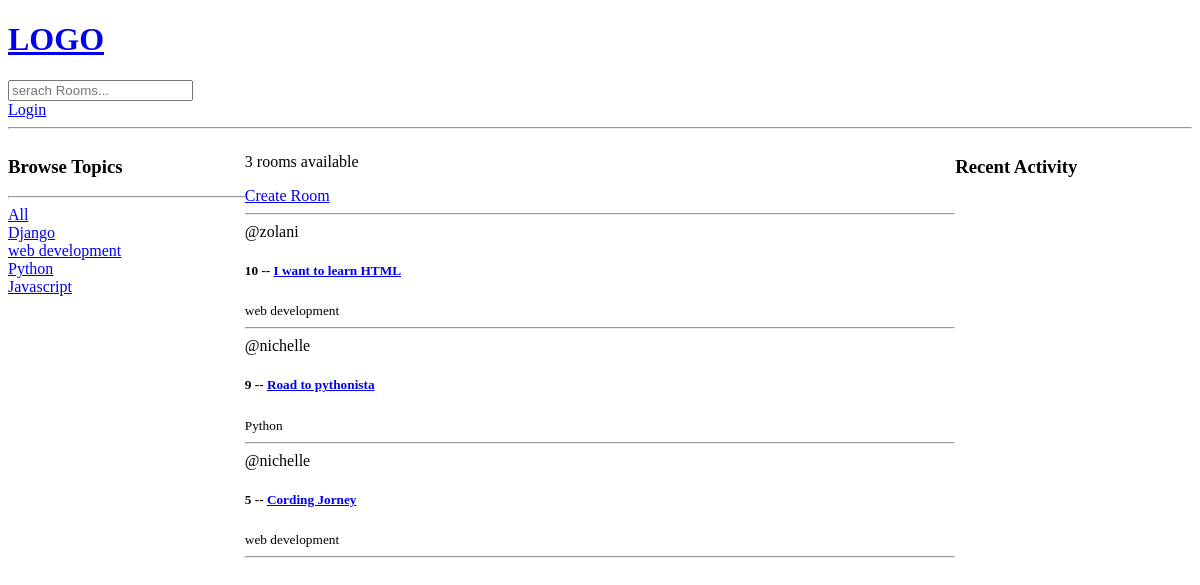
/, run on an earlier commit of the app's database.
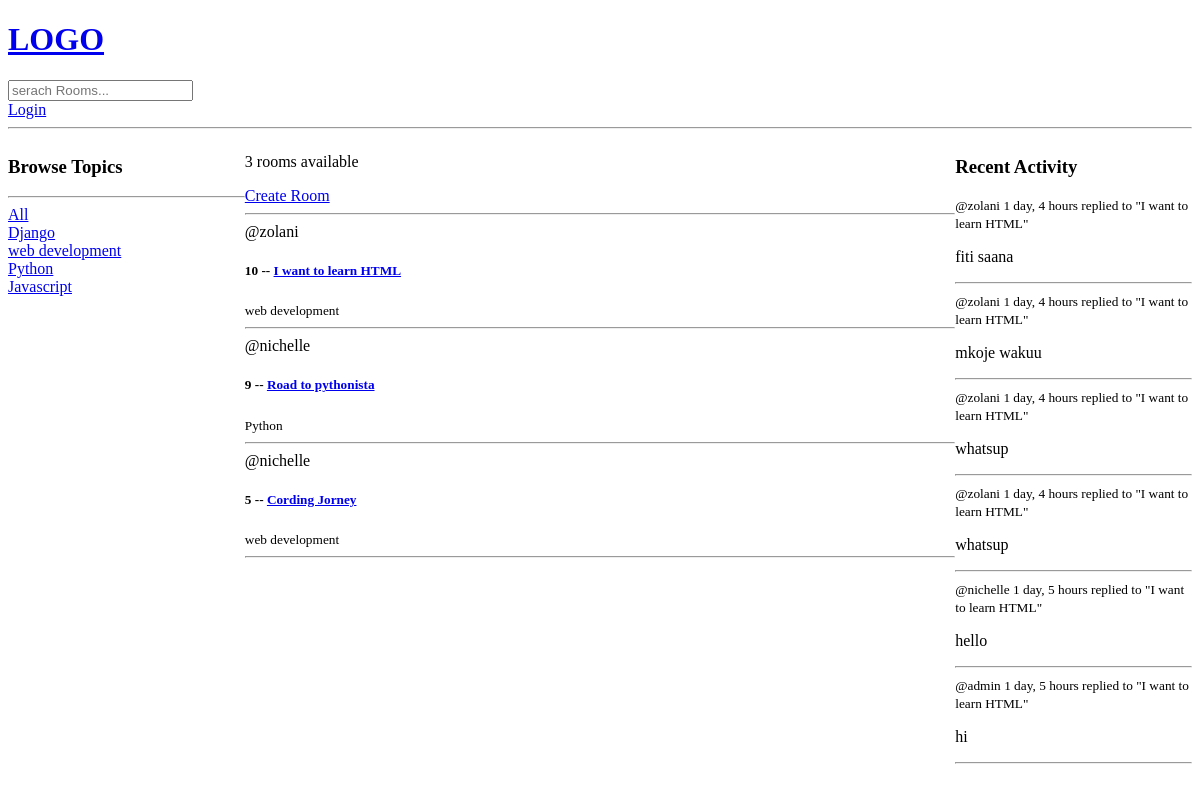
And on a later commit of the database.
### base/models.py (models this page shows, shortened)
class Topic(models.Model):
    name = models.CharField(max_length=200)

class Room(models.Model):
    host = models.ForeignKey(User, on_delete=models.SET_NULL, null=True)
    topic = models.ForeignKey(Topic, on_delete=models.SET_NULL, null=True)
    name = models.CharField(max_length=100)
    description = models.CharField(null=True, blank=True)
    participants = models.ManyToManyField(User, related_name='participants', blank=True)
    updated = models.DateTimeField(auto_now=True)
    created = models.DateTimeField(auto_now_add=True)
    class Meta:
        ordering = ['-updated','-created']
    def __str__(self):
        return self.name

class Message(models.Model):
    user = models.ForeignKey(User, on_delete=models.CASCADE)
    room = models.ForeignKey(Room, on_delete=models.CASCADE)
    body = models.TextField()
    updated = models.DateTimeField(auto_now=True)
    created = models.DateTimeField(auto_now_add=True)
    class Meta:
        ordering = ['-updated','-created']
    def __str__(self):
        return self.body[0:50]

### base/views.py (the view)
# urls.py: path('', views.home, name='home'),
def home(request):
    q = request.GET.get('q') if request.GET.get('q') != None else ''
    rooms = Room.objects.filter(
        Q(topic__name__icontains=q)|
        Q(description__icontains =q)|
        Q(name__icontains=q)
    )
    rmessages = Message.objects.filter(
        Q(room__topic__name__icontains=q)
    )
    room_count = rooms.count
    topics = Topic.objects.all()
    context = {
        "rooms":rooms,
        "topics":topics,
        "room_count":room_count,
        "rmessages":rmessages
    }
    return render(request, 'base/home.html', context)

### templates/base/home.html (shortened to what this page needs)
{% extends 'base.html' %}
{% block content %}
<div class="home-container">
    <div>
        {% include 'base/topic_component.html' %}
    </div>
    <div>
        <p>{{ room_count }} rooms available</p>
        <a href="{% url 'create-room' %}">Create Room</a>
        <hr>
        <div>
            {% include 'base/feed_component.html' %}
        </div>
    </div>
    <div>
        {% include 'base/activity_component.html' %}
    </div>
</div>
{% endblock content %}

### templates/base/topic_component.html
<h3>Browse Topics</h3>
<hr>
<div>
    <a href="{% url 'home' %}">All</a>
</div>
{% for topic in topics %}
<div>
    <a href="{% url 'home' %}?q={{ topic.name }}">{{ topic.name }}</a>
</div>
{% endfor %}

### templates/base/feed_component.html (shortened to what this page needs)
<div>
    {% for room in rooms %}
    <div>
        <span>@{{room.host.username}}</span>
        <h5>{{room.id}} -- <a href="{% url 'room' room.id %}">{{room.name}}</a></h5>
        <small>{{room.topic.name}}</small>
        <hr>
    </div>
    {% endfor %}
</div>

### templates/base/activity_component.html (shortened to what this page needs)
<h3>Recent Activity</h3>
{% for message in rmessages %}
<div>
    <small>@{{message.user}} {{message.created|timesince}} replied to "{{message.room}}"</small>
    <p>{{message}}</p>
    <hr>
</div>
{% endfor %}

What changed in the data, as far as the page shows it:
added Message: user "zolani", created "1 day, 4 hours", room "I want to learn HTML", body "fiti saana"
added Message: user "zolani", created "1 day, 4 hours", room "I want to learn HTML", body "mkoje wakuu"
added Message: user "zolani", created "1 day, 4 hours", room "I want to learn HTML", body "whatsup"
added Message: user "zolani", created "1 day, 4 hours", room "I want to learn HTML", body "whatsup"
added Message: user "nichelle", created "1 day, 5 hours", room "I want to learn HTML", body "hello"
added Message: user "admin", created "1 day, 5 hours", room "I want to learn HTML", body "hi"
